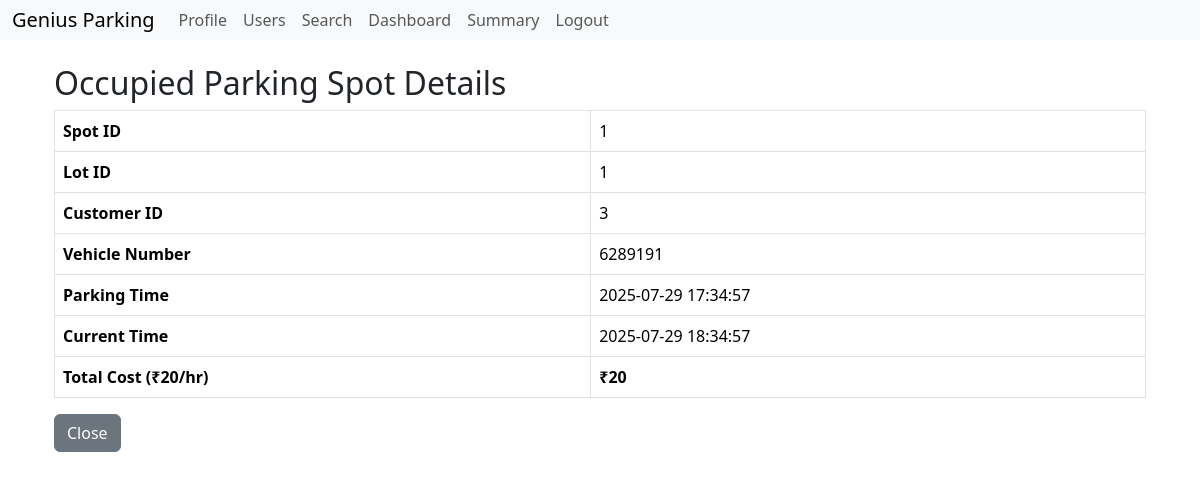
Screenshot of /occupied_spot/1 (signed in) with the database file from the repository.
### models.py (models this page shows, shortened)
class Parking_Spot(db.Model):
    __tablename__ = 'parking_spot'
    id = db.Column(db.Integer, primary_key=True)
    lot_id = db.Column(db.Integer, db.ForeignKey('parking_lot.id'), nullable=False)
    status = db.Column(db.String(1), nullable=False, default='A')  ## 'A'-Available/'O'-Occupied
    parking_lot = db.relationship('Parking_Lot', back_populates='parking_spot', lazy=True)

class Reserve_Parking_Spot(db.Model):
    _tablename_ = 'reserve_parking_spot'
    id = db.Column(db.Integer, primary_key=True)
    spot_id = db.Column(db.Integer, db.ForeignKey('parking_spot.id'), nullable=False)
    lot_id = db.Column(db.Integer, db.ForeignKey('parking_lot.id'), nullable=False)
    user_id = db.Column(db.Integer, db.ForeignKey('user.id'), nullable=False)
    parking_timestamp = db.Column(db.DateTime, nullable=False)
    leaving_timestamp = db.Column(db.DateTime, nullable=True)
    parking_cost = db.Column(db.Float)
    vehicle_no = db.Column(db.String(20), nullable=False)
    parking_lot = db.relationship('Parking_Lot')
    parking_spot = db.relationship('Parking_Spot', backref='reserve_parking_spot', lazy=True)
    user = db.relationship('User', backref='reserve_parking_spot', lazy=True)

### routes.py (the view)
@app.route('/occupied_spot/<int:spot_id>')
@auth_admin
def occupied_spot_details(spot_id):
    if not session.get('user_id'):
        flash('Login required', 'danger')
        return redirect(url_for('login'))
    user = User.query.get(session['user_id'])
    if not user.is_admin:
        flash('Access denied', 'danger')
        return redirect(url_for('user_dashboard'))
    spot = Parking_Spot.query.get_or_404(spot_id)
    if spot.status != 'O':
        flash('This parking spot is not currently occupied.', 'warning')
        return redirect(url_for('view_or_delete_spot', spot_id=spot_id))
    reservation = Reserve_Parking_Spot.query.filter_by(spot_id=spot.id).order_by(Reserve_Parking_Spot.parking_timestamp.desc()).first()
    if not reservation:
        flash('No active reservation found for this spot.', 'danger')
        return redirect(url_for('view_or_delete_spot', spot_id=spot_id))
    from datetime import datetime
    time_parked = datetime.now() - reservation.parking_timestamp
    hours = max(1, int(time_parked.total_seconds() // 3600))
    cost = hours * 20
    return render_template('occupied_spot_details.html',
                           spot=spot,
                           reservation=reservation,
                           cost=cost,
                           user=user)

### app.py (called while the page is built)
@app.context_processor
def inject_now():
    return {'now': lambda: datetime.now().strftime("%Y-%m-%d %H:%M:%S")}

### routes.py (called while the page is built)
def auth_admin(func):
    @wraps(func)
    def core(*args, **kwargs):
        if 'user_id' not in session:
            flash('Please login first!', 'danger')
            return redirect(url_for('login'))
        user = User.query.get(session['user_id'])
        if not user.is_admin:
            flash('You are not allowed to view this page!', 'danger')
            return redirect(url_for('profile'))
        return func(*args, **kwargs)
    return core

### templates/occupied_spot_details.html
{% extends 'layout.html' %}
{% block content %}
<div class="container mt-4">
    <h2>Occupied Parking Spot Details</h2>
    <table class="table table-bordered">
        <tr><th>Spot ID</th><td>{{ spot.id }}</td></tr>
        <tr><th>Lot ID</th><td>{{ spot.lot_id }}</td></tr>
        <tr><th>Customer ID</th><td>{{ reservation.user_id }}</td></tr>
        <tr><th>Vehicle Number</th><td>{{ reservation.vehicle_no }}</td></tr>
        <tr><th>Parking Time</th><td>{{ reservation.parking_timestamp.strftime('%Y-%m-%d %H:%M:%S') }}</td></tr>
        <tr><th>Current Time</th><td>{{ now() }}</td></tr>
        <tr><th>Total Cost (₹20/hr)</th><td><strong>₹{{ cost }}</strong></td></tr>
    </table>
    <a href="{{ url_for('view_or_delete_spot', spot_id=spot.id) }}" class="btn btn-secondary">Close</a>
</div>
{% endblock %}

### rows the page displays
Parking_Spot: id "1", lot_id "1"
Reserve_Parking_Spot: user_id "3", vehicle_no "6289191", parking_timestamp "2025-07-29 17:34:57"

### other values shown
{{ cost }} "20"
